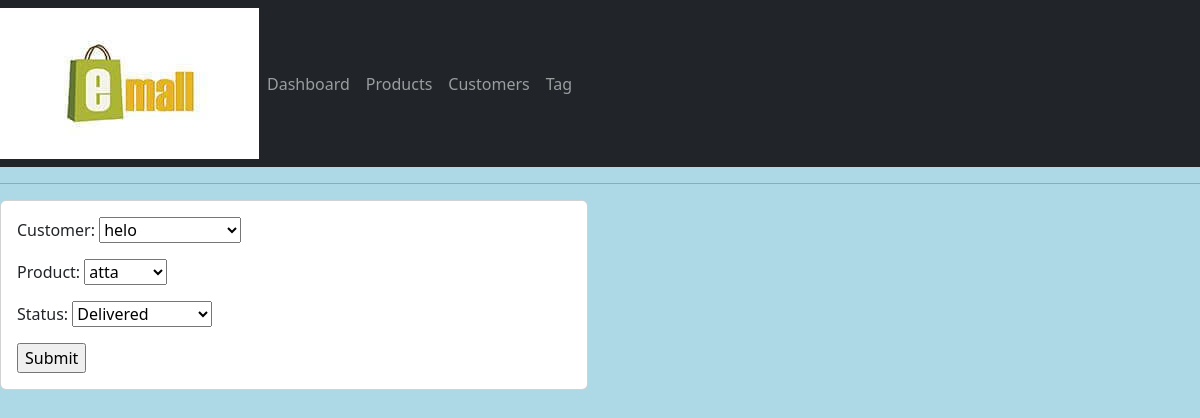
The page /update_order/3/ on the database its author committed.
### account/models.py (models this page shows, shortened)
class Order(models.Model):
    STATUS = (
        ('Pending', 'Pending'),
        ('Out for delivery', 'Out for delivery'),
        ('Delivered', 'Delivered'),
    )
    customer = models.ForeignKey(Customer, null=True, on_delete=models.SET_NULL)
    product = models.ForeignKey(Product, null=True, on_delete=models.SET_NULL)
    date_created = models.DateTimeField(auto_now_add=True, null=True)
    status = models.CharField(max_length=200, null=True, choices=STATUS)

### account/views.py (the view)
# urls.py: path('update_order/<str:pk>/',views.updateorder,name='update_order'),
def updateorder(request, pk):
    order = Order.objects.get(id=pk)
    form = OrderForm(instance=order)
    if request.method == 'POST':
        form = OrderForm(request.POST, instance=order)
        if form.is_valid():
            form.save()
            return redirect('/')
    context = {'form': form}
    return render(request, 'account/order_form.html', context)

### account/forms.py
class OrderForm(ModelForm):
    class Meta:
        model = Order
        fields = '__all__'

### account/models.py (called while the page is built)
    def __str__(self):
        return self.name

    def __str__(self):
        return self.name

### templates/account/order_form.html (shortened to what this page needs)
{% extends 'main.html' %}
{% load static %}
{% block content %}
<div class="row">
    <div class="col-md-6">
        <div class="card card-body">
            <form action=""method="POST">
                {{ form.as_p }}
                <input type="submit" name="submit">
            </form>
        </div>
    </div>
{% endblock content %}

### static/css/style.css (style rules this page uses)
body { background-color: lightblue; }

### rows shown on the page
Order: customer "helo", product "atta", status "Delivered"
